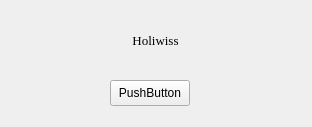
<?xml version="1.0" encoding="UTF-8"?>
<ui version="4.0">
 <class>MainWindow</class>
 <widget class="QMainWindow" name="MainWindow">
  <property name="geometry">
   <rect>
    <x>0</x>
    <y>0</y>
    <width>312</width>
    <height>127</height>
   </rect>
  </property>
  <property name="windowTitle">
   <string>MainWindow</string>
  </property>
  <widget class="QWidget" name="centralwidget">
   <widget class="QPushButton" name="pushButton">
    <property name="geometry">
     <rect>
      <x>110</x>
      <y>80</y>
      <width>80</width>
      <height>26</height>
     </rect>
    </property>
    <property name="text">
     <string>PushButton</string>
    </property>
   </widget>
   <widget class="QLabel" name="label">
    <property name="geometry">
     <rect>
      <x>80</x>
      <y>20</y>
      <width>151</width>
      <height>41</height>
     </rect>
    </property>
    <property name="font">
     <font>
      <family>Georgia</family>
      <pointsize>10</pointsize>
      <bold>false</bold>
      <underline>false</underline>
      <kerning>true</kerning>
     </font>
    </property>
    <property name="cursor">
     <cursorShape>PointingHandCursor</cursorShape>
    </property>
    <property name="text">
     <string>Holiwiss</string>
    </property>
    <property name="alignment">
     <set>Qt::AlignCenter</set>
    </property>
   </widget>
  </widget>
 </widget>
 <resources/>
 <connections/>
</ui>
